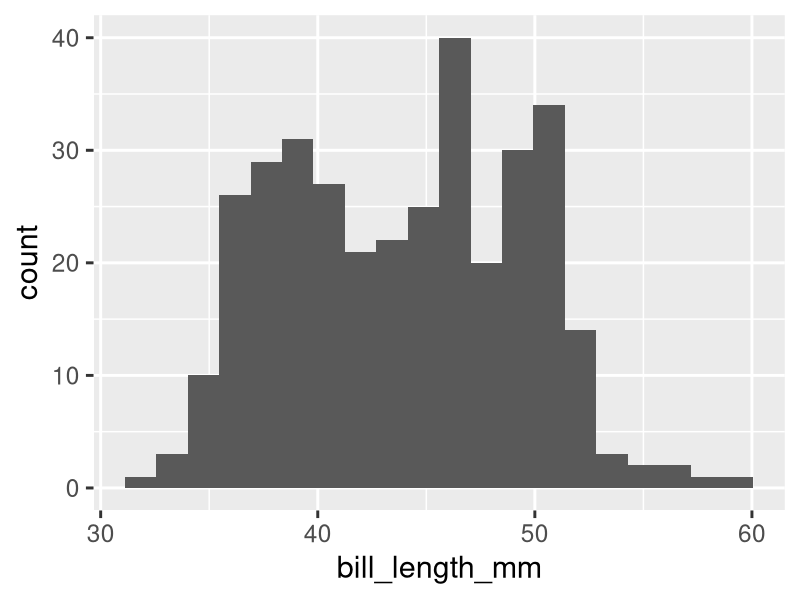
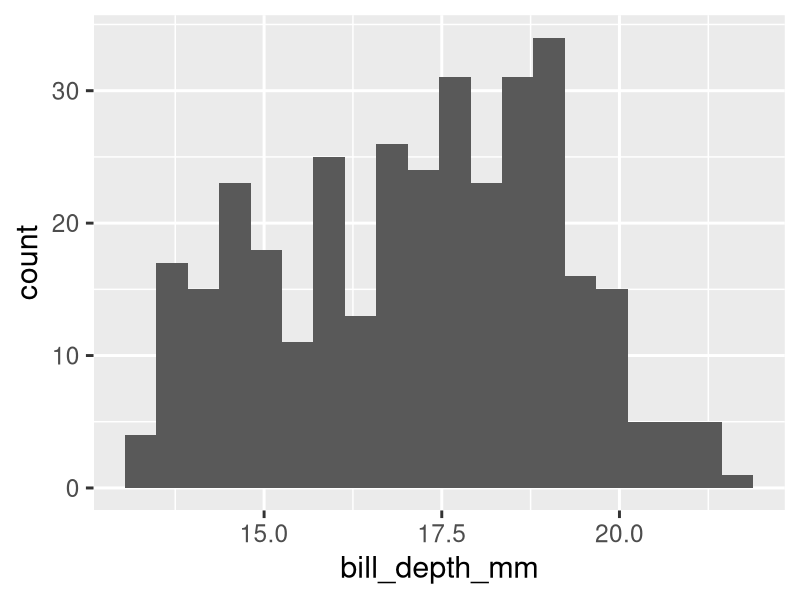
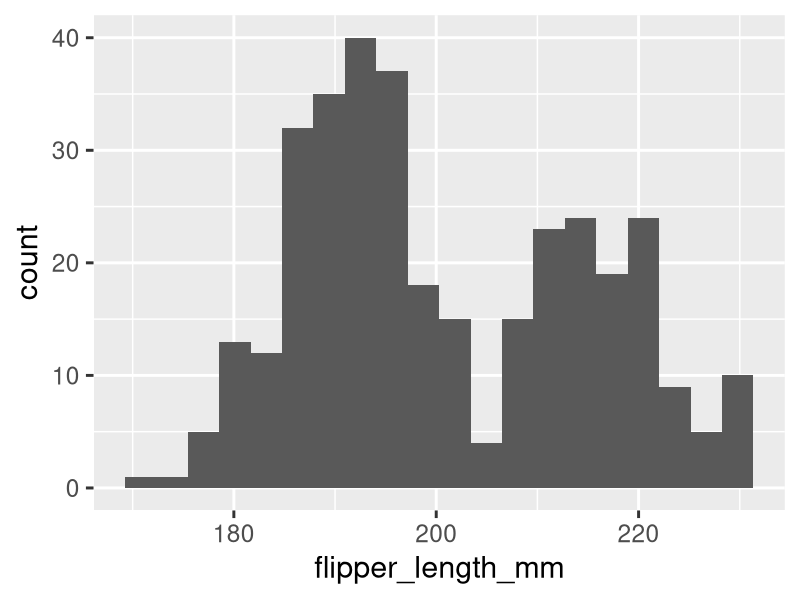
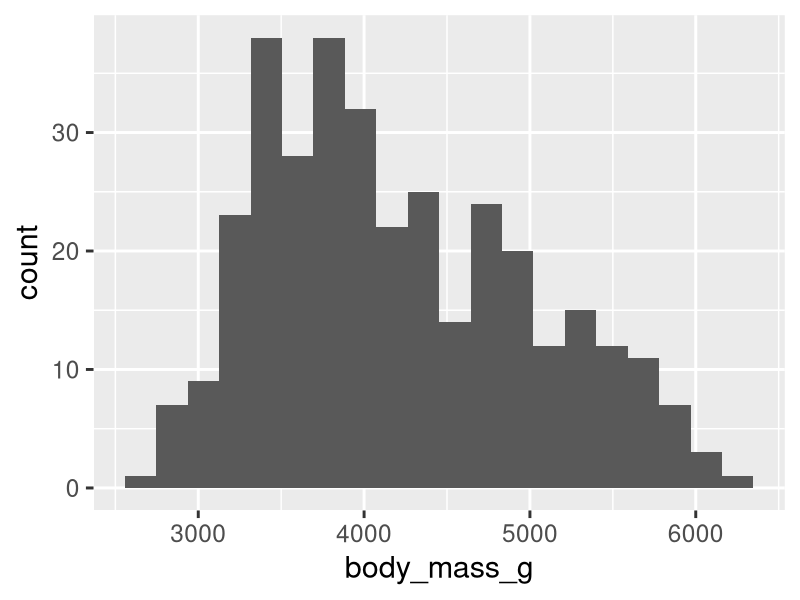

These figures' R source, in order: (Note: this script raises an error after producing the figures.)
## ---- chunk 1
library(tidyverse)
library(palmerpenguins)
## ---- chunk 2
data(penguins)
glimpse(penguins)
## ---- chunk 3
#| echo: false
#| layout-ncol: 2

penguins |> ggplot(aes(x = bill_length_mm)) +
  geom_histogram(bins = 20) +
  theme_gray(base_size = 22)
penguins |> ggplot(aes(x = bill_depth_mm)) +
  geom_histogram(bins = 20) +
  theme_gray(base_size = 22)
penguins |> ggplot(aes(x = flipper_length_mm)) +
  geom_histogram(bins = 20) +
  theme_gray(base_size = 22)
penguins |> ggplot(aes(x = body_mass_g)) +
  geom_histogram(bins = 20) +
  theme_gray(base_size = 22)
## ---- chunk 4
penguins <- penguins |>
  mutate(
    z_bill_length_mm = (bill_length_mm - mean(bill_length_mm, na.rm = TRUE)) / sd(bill_length_mm, na.rm = TRUE),
    z_bill_depth_mm = (bill_depth_mm - mean(bill_depth_mm, na.rm = TRUE)) / sd(bill_depth_mm, na.rm = TRUE),
    z_flipper_length_mm = (flipper_length_mm - mean(flipper_length_mm, na.rm = TRUE)) / sd(flipper_length_mm, na.rm = TRUE),
    z_body_mass_g = (body_mass_g - mean(body_mass_g, na.rm = TRUE)) / sd(body_mass_g, na.rm = TRUE)
  )
## ---- chunk 5
to_z <- function(x) {
  (x - mean(x, na.rm = TRUE)) / sd(x, na.rm = TRUE)
}
## ---- chunk 6
penguins <- penguins |>
  mutate(
    z_bill_length_mm = to_z(bill_length_mm),
    z_bill_depth_mm = to_z(bill_depth_mm),
    z_flipper_length_mm = to_z(flipper_length_mm),
    z_body_mass_g = to_z(body_mass_g)
  )
## ---- chunk 7
to_z <- function(x, middle) {
  trim = (1 - middle)/2
  (x - mean(x, na.rm = TRUE, trim = trim)) / sd(x, na.rm = TRUE)
}
## ---- chunk 8
to_z(penguins$bill_length_mm, middle = 0.2)

## ---- chunk 9
#| error: true
to_z(penguins$bill_length_mm)

## ---- chunk 10
to_z <- function(x, middle = 1) {
  trim = (1 - middle)/2
  (x - mean(x, na.rm = TRUE, trim = trim)) / sd(x, na.rm = TRUE)
}

## ---- chunk 11
to_z(penguins$bill_length_mm)
## ---- chunk 12
to_box_cox <- function(x, lambda = 1) {
  (x^lambda - 1) / lambda
}
## ---- chunk 13
vals <- rexp(10000, 10) 
vals |> hist()
## ---- chunk 14
to_box_cox(vals, 0.3) |> 
  hist()
## ---- chunk 15
sd_error <- function(x){
  sd(x, na.rm = TRUE) / sqrt(sum(!is.na(x)))
}

## ---- chunk 16
sd_error(penguins$bill_length_mm)
## ---- chunk 17
penguins |> 
  summarise(se = sd_error(bill_length_mm))
## ---- chunk 18
sum_sq <- function(x){
 sum((x - mean(x, na.rm = TRUE))^2, na.rm = TRUE)
}
## ---- chunk 19
sum_sq(penguins$bill_length_mm)
## ---- chunk 20
penguins |> 
  summarise(mean = mean(bill_length_mm, na.rm = TRUE),
            n = sum(!is.na(bill_length_mm)),
            sd = sd(bill_length_mm, na.rm = TRUE),
            se = sd_error(bill_length_mm))
## ---- chunk 21
my_summary <- function(df, column){
  df |> 
  summarise(mean = mean(column, na.rm = TRUE),
            n = sum(!is.na(column)),
            sd = sd(column, na.rm = TRUE),
            se = sd_error(column))
}
## ---- chunk 22
#| error: true
my_summary(penguins, bill_length_mm)
## ---- chunk 23
my_summary <- function(df, column){
  df |> 
  summarise(mean = mean({{ column }}, na.rm = TRUE),
            n = sum(!is.na({{ column }})),
            sd = sd({{ column }}, na.rm = TRUE),
            se = sd_error({{ column }}),
            .groups = "drop")
}
## ---- chunk 24
my_summary(penguins, bill_length_mm)
## ---- chunk 25
my_summary <- function(df, summary_var, group_var){
  df |> 
    group_by({{ group_var }}) |> 
  summarise(median = median({{summary_var  }}, na.rm = TRUE),
            minimum = min({{summary_var  }}, na.rm = TRUE),
            maximum = max({{summary_var  }}, na.rm = TRUE),
            .groups = "drop")
}
## ---- chunk 26
my_summary(penguins, bill_length_mm, species)
## ---- chunk 27
my_summary <- function(df, summary_var, group_var = NULL){
  df |> 
    group_by({{ group_var }}) |> 
    summarise(median = median({{summary_var  }}, na.rm = TRUE),
            minimum = min({{summary_var  }}, na.rm = TRUE),
            maximum = max({{summary_var  }}, na.rm = TRUE),
            .groups = "drop")
}
## ---- chunk 28
my_summary(penguins, bill_length_mm)
## ---- chunk 29
#| error: true
my_summary(penguins, bill_length_mm, c(species, island))
## ---- chunk 30
my_summary <- function(df, summary_var, group_var = NULL){
  df |> 
    group_by(pick({{ group_var }})) |> 
    summarise(median = median({{summary_var  }}, na.rm = TRUE),
            minimum = min({{summary_var  }}, na.rm = TRUE),
            maximum = max({{summary_var  }}, na.rm = TRUE),
            .groups = "drop")
}
## ---- chunk 31
my_summary(penguins, bill_length_mm, c(species, island))
